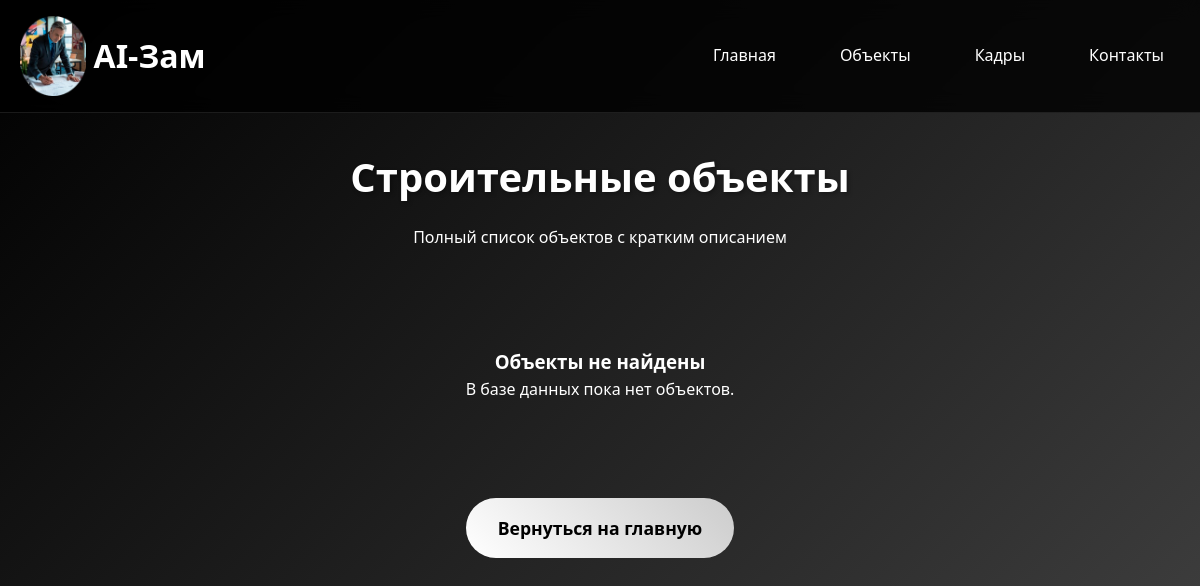
Page /objects/ on the earlier database version.
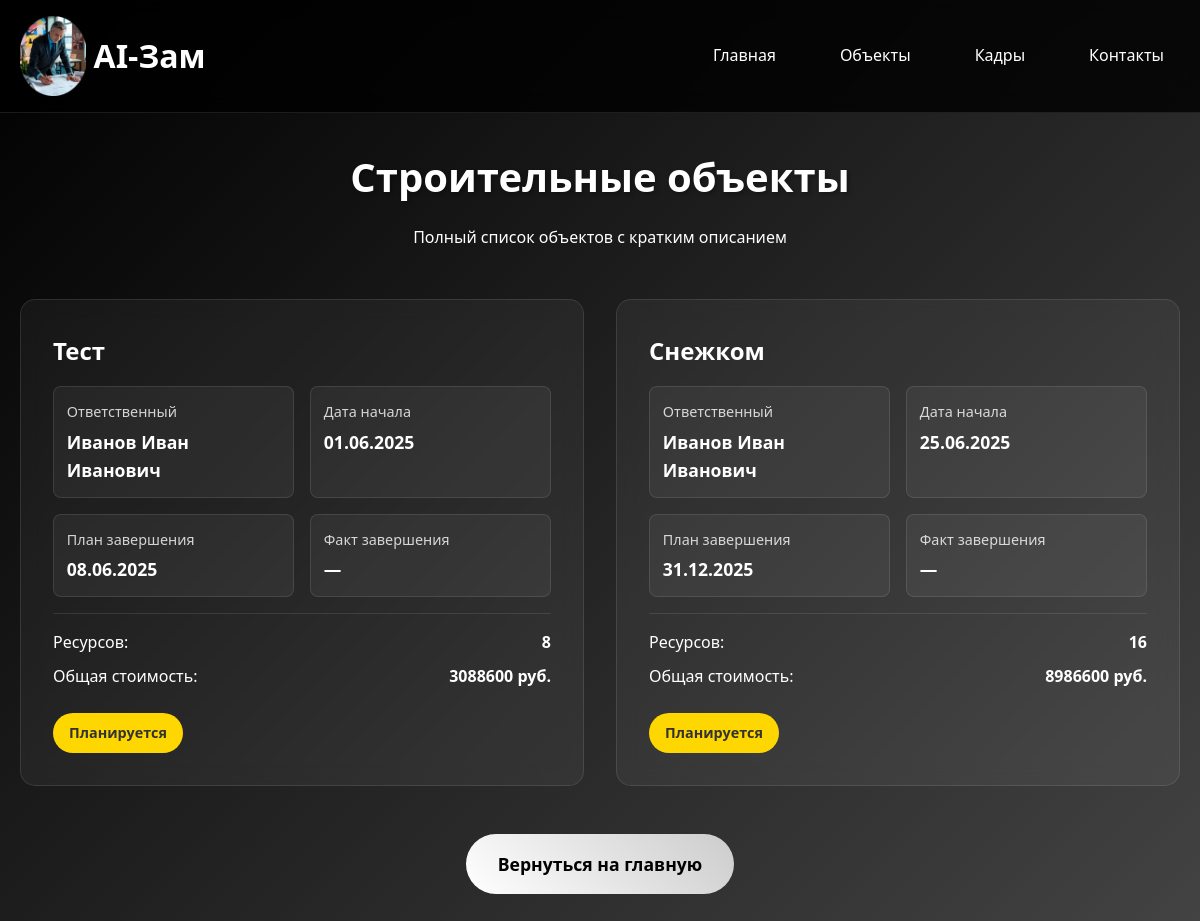
Same page on the later database version.
### object/models.py (models this page shows, shortened)
class Objekt(models.Model):
    STATUS_CHOICES = [
        ('планируется', 'Планируется'),
        ('в работе', 'В работе'),
        ('завершён', 'Завершён'),
    ]
    nazvanie = models.CharField(max_length=255, verbose_name="Название")
    otvetstvennyj = models.ForeignKey(Kadry, on_delete=models.SET_NULL, null=True, blank=True, verbose_name="Ответственный")
    data_nachala = models.DateField(verbose_name="Дата начала")
    data_plan_zaversheniya = models.DateField(verbose_name="Дата план завершения")
    data_fakt_zaversheniya = models.DateField(null=True, blank=True, verbose_name="Дата факт завершения")
    status = models.CharField(max_length=20, choices=STATUS_CHOICES, default='планируется', verbose_name="Статус")
    class Meta:
        verbose_name = "Объект"
        verbose_name_plural = "Объекты"
        db_table = 'objekt'

class Kadry(models.Model):
    fio = models.CharField(max_length=255, verbose_name="ФИО")
    specialnost = models.ForeignKey(Specialnost, on_delete=models.CASCADE, verbose_name="Специальность", related_name="kadry")
    razryad = models.CharField(max_length=50, verbose_name="Разряд")
    pasport = models.CharField(max_length=100, verbose_name="Паспорт")
    telefon = models.CharField(max_length=20, verbose_name="Телефон")
    class Meta:
        verbose_name = "Кадр"
        verbose_name_plural = "Кадры"
        db_table = 'kadry'

### object/views.py (the view)
# urls.py: path('objects/', objects_list, name='objects_list'),
def objects_list(request):
    print("\n\n*** objects_list view called ***\n\n")
    objects = Objekt.objects.select_related('otvetstvennyj').all()
    objects_with_info = []
    for obj in objects:
        total_resources = ResursyPoObjektu.objects.filter(objekt=obj).count()
        total_cost = sum(r.kolichestvo * r.cena for r in ResursyPoObjektu.objects.filter(objekt=obj))
        objects_with_info.append({
            'object': obj,
            'total_resources': total_resources,
            'total_cost': total_cost,
        })
    context = {
        'objects_with_info': objects_with_info,
    }
    return render(request, 'object/objects_list.html', context)

### object/templates/object/objects_list.html (shortened to what this page needs)
{% load static %}
<!DOCTYPE html>
<html lang="ru">
<head>
</head>
<body>
    <header>
        <div class="container">
            <div class="header-content">
                <a href="/" class="logo">
                    <img src="{% static 'images/logo-ai.png' %}" alt="AI-Зам">
                    AI-Зам
                </a>
                <nav class="nav-links">
                    <a href="/">Главная</a>
                    <a href="/objects/">Объекты</a>
                    <a href="/admin/object/kadry/">Кадры</a>
                    <a href="#contact">Контакты</a>
                </nav>
            </div>
        </div>
    </header>
    <main class="container">
        <section class="page-title">
            <h1>Строительные объекты</h1>
            <p>Полный список объектов с кратким описанием</p>
        </section>
        <section class="objects-grid">
            {% for item in objects_with_info %}
            <div class="object-card">
                <div class="object-title"><a href="/objects/{{ item.object.id }}/" style="color: #fff; text-decoration: none;">{{ item.object.nazvanie }}</a></div>
                <div class="object-info">
                    <div class="info-item">
                        <div class="info-label">Ответственный</div>
                        <div class="info-value">{{ item.object.otvetstvennyj.fio|default:"Не назначен" }}</div>
                    </div>
                    <div class="info-item">
                        <div class="info-label">Дата начала</div>
                        <div class="info-value">{{ item.object.data_nachala|date:"d.m.Y" }}</div>
                    </div>
                    <div class="info-item">
                        <div class="info-label">План завершения</div>
                        <div class="info-value">{{ item.object.data_plan_zaversheniya|date:"d.m.Y" }}</div>
                    </div>
                    <div class="info-item">
                        <div class="info-label">Факт завершения</div>
                        <div class="info-value">{{ item.object.data_fakt_zaversheniya|date:"d.m.Y"|default:"—" }}</div>
                    </div>
                </div>
                <div class="object-summary">
                    <div class="summary-item">
                        <span>Ресурсов:</span>
                        <strong>{{ item.total_resources }}</strong>
                    </div>
                    <div class="summary-item">
                        <span>Общая стоимость:</span>
                        <strong>{{ item.total_cost|floatformat:0 }} руб.</strong>
                    </div>
                </div>
                <div class="object-status
                    {% if item.object.status == 'планируется' %}status-planned
                    {% elif item.object.status == 'в работе' %}status-active
                    {% else %}status-completed{% endif %}">
                    {{ item.object.status|title }}
                </div>
            </div>
            {% empty %}
            <div style="grid-column: 1 / -1; text-align: center; padding: 3rem;">
                <h3>Объекты не найдены</h3>
                <p>В базе данных пока нет объектов.</p>
            </div>
            {% endfor %}
        </section>
        <section class="back-link">
            <a href="/" class="btn-back">Вернуться на главную</a>
        </section>
    </main>
</body>
</html>

Differences in the rows shown:
added Objekt: object.nazvanie "Тест", object.otvetstvennyj.fio "Иванов Иван Иванович", object.data_nachala "01.06.2025", object.data_plan_zaversheniya "08.06.2025", object.data_fakt_zaversheniya "—", total_resources "8", total_cost "3088600", object.status "Планируется"
added Objekt: object.nazvanie "Снежком", object.otvetstvennyj.fio "Иванов Иван Иванович", object.data_nachala "25.06.2025", object.data_plan_zaversheniya "31.12.2025", object.data_fakt_zaversheniya "—", total_resources "16", total_cost "8986600", object.status "Планируется"
Other differences:
text no longer shown: "Объекты не найдены В базе данных пока нет объектов."
